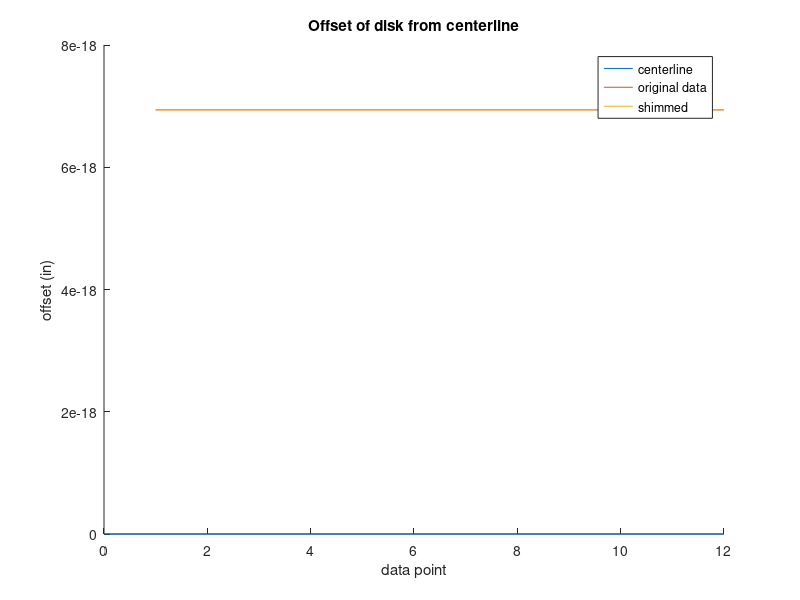

Reproduce this figure in MATLAB.
% Minimizes overall centerline offset of mis-aligned rotating disk,
% measured at 12 points equally spaced around circumference. Code accounts
% for opposing edge deflection due to shims, but the method needs to be
% implemented on a curve-fit basis to account for next-door shim effects.

clear, clc;

D_sprocket = 5.12;
D_disk = 36;
probe = 2.045;
t_shim = 0.0625;

ratio = (D_disk-probe) / D_sprocket;

% input data points
data = zeros(1,12);
for i=1:12
    data(i) = input('Data point: ') / 100;
end

% only looking at offset from center, not 
avg = mean(data);
data = data - avg;

% center opposing offsets around midline by average value
off = zeros(1,12);
for i = 1:6
    off(i) = (data(i) + data(i+6)) / 2;
end
for i = 7:12
    off(i) = (data(i) + data(i-6)) / 2;
end

% distance to shim conversion
shims = off./ratio;
placement = [1:0.5:6.5; shims]

% fit measure and improvement
range1 = max(data) - min(data);
peak1 = max(max(data),abs(min(data)));
range2 = max(off)-min(off);
peak2 = max(max(off),abs(min(off)));

Range_improve_percent = 100 * (1 - range2 / range1)
Peak_improve_percent = 100 * (1 - peak2 / peak1)

% plot it
hold on
plot([0 12], [0 0]);
plot(1:12, data);
plot(1:12, off);
title('Offset of disk from centerline');
xlabel('data point');
ylabel('offset (in)');
legend('centerline', 'original data', 'shimmed');
